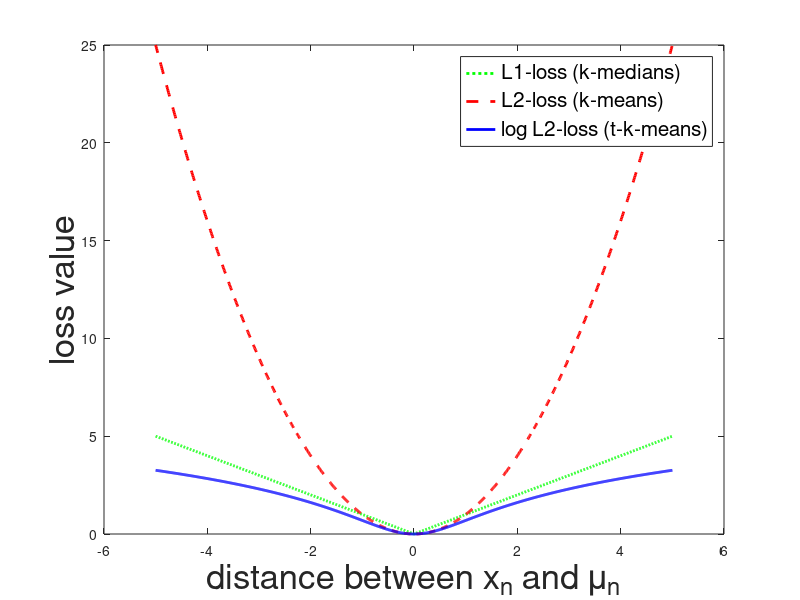

Source code (MATLAB):
figure;
d = -5:0.01:5;
l1 = abs(d);
l2 = d.^2;
logl2 = log(1+d.^2);
plot(d,l1,'g:','linewidth',2); hold on;
plot(d,l2,'r--','linewidth',2); hold on;
plot(d,logl2,'b','linewidth',2); hold on;
h = legend('L1-loss (k-medians)','L2-loss (k-means)','log L2-loss (t-k-means)');
set(h,'Fontsize',15);
xlabel('distance between x_n and \mu_n','fontsize', 25);
ylabel('loss value','fontsize', 25);